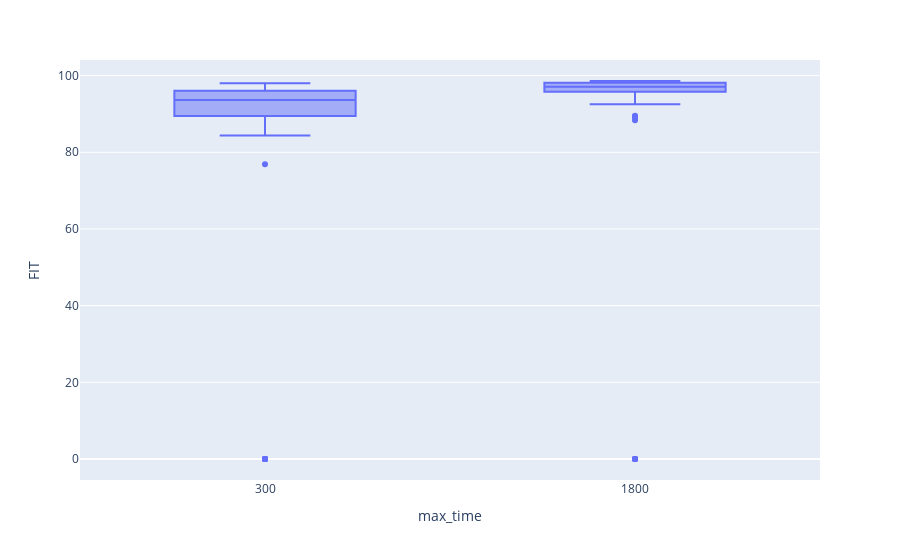
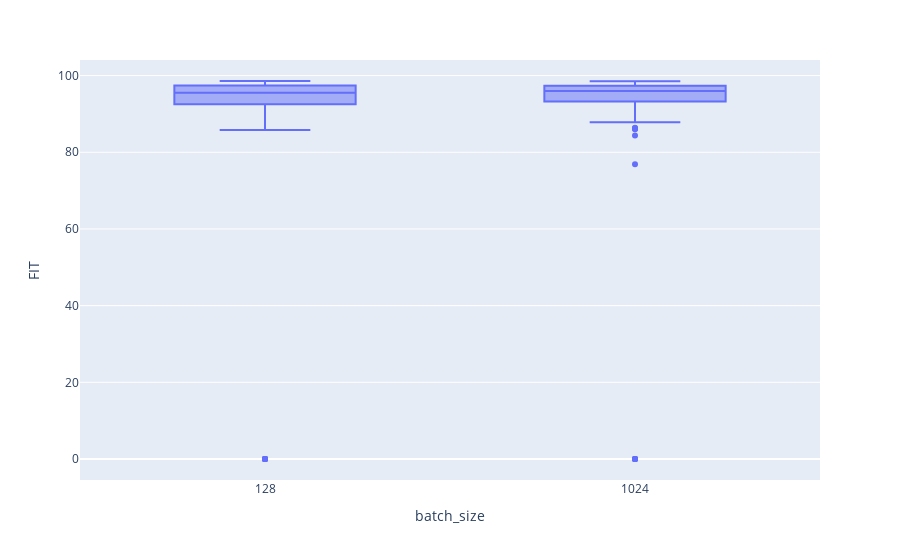
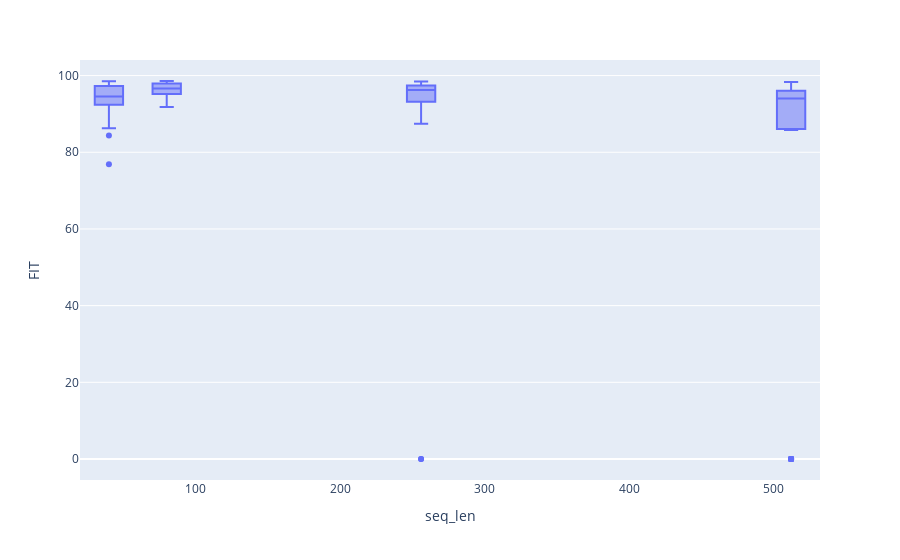
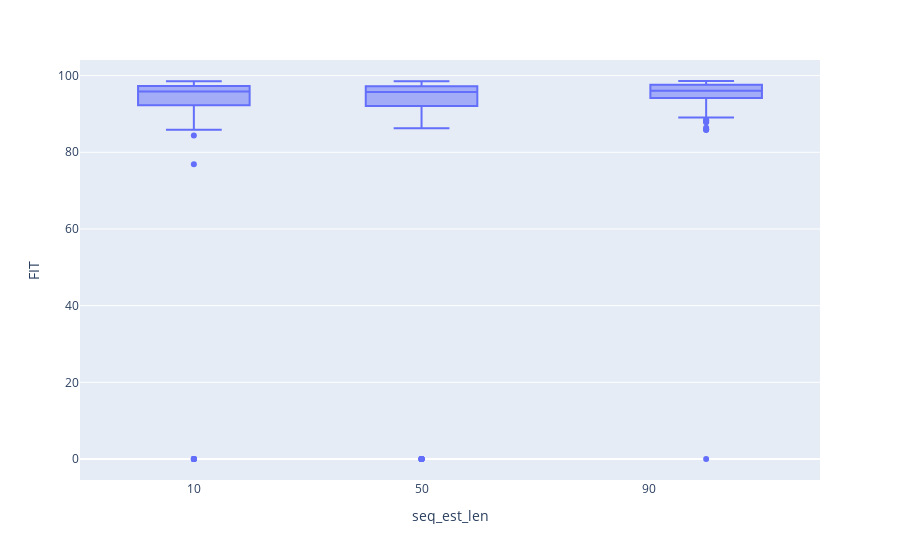

The notebook cell saved with these charts, in order:
### Code cell
for factor in factors:
    fig = px.box(df_res, y="FIT",
                     x=factor,
                     hover_data=["max_time", "est_hidden_size"])
    fig.show()

### Figure 1 — Plotly figure (JSON) as saved in the notebook; plotly's stock layout.template omitted (floating-point values rounded to 4 significant figures; data arrays with more than 128 entries replaced by an {"elided": "..."} marker saying what was removed)
{"data": [{"alignmentgroup": "True", "customdata": {"elided": "288x1 int values"}, "hovertemplate": "max_time=%{x}<br>FIT=%{y}<br>est_hidden_size=%{customdata[0]}<extra></extra>", "legendgroup": "", "marker": {"color": "#636efa"}, "name": "", "notched": false, "offsetgroup": "", "orientation": "v", "showlegend": false, "type": "box", "x": {"elided": "288 int values"}, "x0": " ", "xaxis": "x", "y": {"elided": "288 float values"}, "y0": " ", "yaxis": "y"}], "layout": {"boxmode": "group", "legend": {"tracegroupgap": 0}, "margin": {"t": 60}, "xaxis": {"anchor": "y", "domain": [0, 1], "title": {"text": "max_time"}}, "yaxis": {"anchor": "x", "domain": [0, 1], "title": {"text": "FIT"}}}}

### Figure 2 — Plotly figure (JSON) as saved in the notebook; plotly's stock layout.template omitted (floating-point values rounded to 4 significant figures; data arrays with more than 128 entries replaced by an {"elided": "..."} marker saying what was removed)
{"data": [{"alignmentgroup": "True", "customdata": {"elided": "288x2 int values"}, "hovertemplate": "batch_size=%{x}<br>FIT=%{y}<br>max_time=%{customdata[0]}<br>est_hidden_size=%{customdata[1]}<extra></extra>", "legendgroup": "", "marker": {"color": "#636efa"}, "name": "", "notched": false, "offsetgroup": "", "orientation": "v", "showlegend": false, "type": "box", "x": {"elided": "288 int values"}, "x0": " ", "xaxis": "x", "y": {"elided": "288 float values"}, "y0": " ", "yaxis": "y"}], "layout": {"boxmode": "group", "legend": {"tracegroupgap": 0}, "margin": {"t": 60}, "xaxis": {"anchor": "y", "domain": [0, 1], "title": {"text": "batch_size"}}, "yaxis": {"anchor": "x", "domain": [0, 1], "title": {"text": "FIT"}}}}

### Figure 3 — Plotly figure (JSON) as saved in the notebook; plotly's stock layout.template omitted (floating-point values rounded to 4 significant figures; data arrays with more than 128 entries replaced by an {"elided": "..."} marker saying what was removed)
{"data": [{"alignmentgroup": "True", "customdata": {"elided": "288x2 int values"}, "hovertemplate": "seq_len=%{x}<br>FIT=%{y}<br>max_time=%{customdata[0]}<br>est_hidden_size=%{customdata[1]}<extra></extra>", "legendgroup": "", "marker": {"color": "#636efa"}, "name": "", "notched": false, "offsetgroup": "", "orientation": "v", "showlegend": false, "type": "box", "x": {"elided": "288 int values"}, "x0": " ", "xaxis": "x", "y": {"elided": "288 float values"}, "y0": " ", "yaxis": "y"}], "layout": {"boxmode": "group", "legend": {"tracegroupgap": 0}, "margin": {"t": 60}, "xaxis": {"anchor": "y", "domain": [0, 1], "title": {"text": "seq_len"}}, "yaxis": {"anchor": "x", "domain": [0, 1], "title": {"text": "FIT"}}}}

### Figure 4 — Plotly figure (JSON) as saved in the notebook; plotly's stock layout.template omitted (floating-point values rounded to 4 significant figures; data arrays with more than 128 entries replaced by an {"elided": "..."} marker saying what was removed)
{"data": [{"alignmentgroup": "True", "customdata": {"elided": "288x2 int values"}, "hovertemplate": "seq_est_len=%{x}<br>FIT=%{y}<br>max_time=%{customdata[0]}<br>est_hidden_size=%{customdata[1]}<extra></extra>", "legendgroup": "", "marker": {"color": "#636efa"}, "name": "", "notched": false, "offsetgroup": "", "orientation": "v", "showlegend": false, "type": "box", "x": {"elided": "288 int values"}, "x0": " ", "xaxis": "x", "y": {"elided": "288 float values"}, "y0": " ", "yaxis": "y"}], "layout": {"boxmode": "group", "legend": {"tracegroupgap": 0}, "margin": {"t": 60}, "xaxis": {"anchor": "y", "domain": [0, 1], "title": {"text": "seq_est_len"}}, "yaxis": {"anchor": "x", "domain": [0, 1], "title": {"text": "FIT"}}}}
